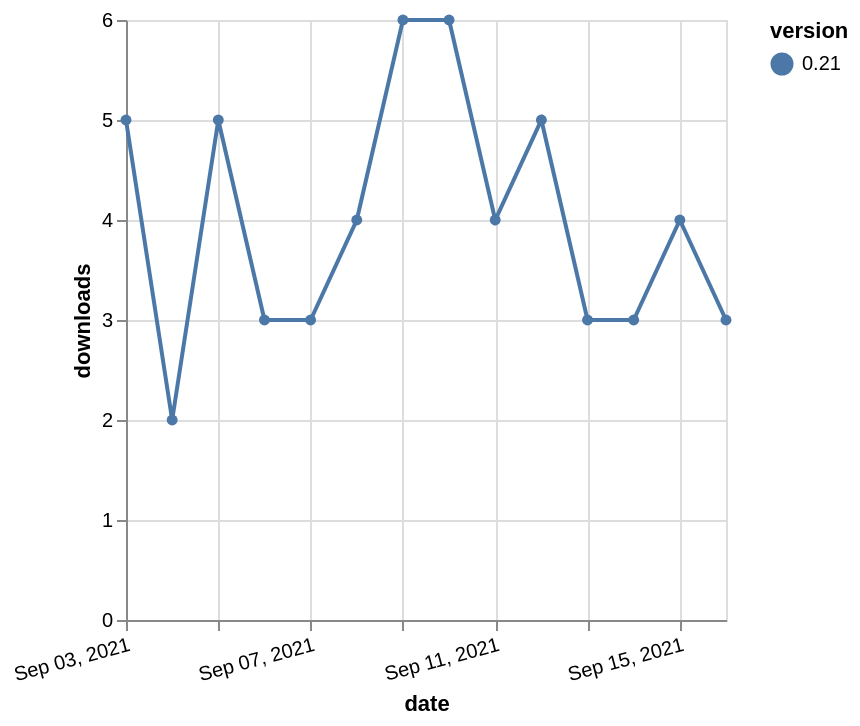

Specify this chart in Vega-Lite:
### Vega-Lite specification from a JSON file in a GitHub repository (floating-point values rounded to 4 significant figures)
{"$schema": "https://vega.github.io/schema/vega-lite/v5.json", "description": "A simple bar chart with embedded data.", "data": {"values": [{"date": "2021-09-03", "total": 16215, "delta": 5, "version": "0.21"}, {"date": "2021-09-04", "total": 16217, "delta": 2, "version": "0.21"}, {"date": "2021-09-05", "total": 16222, "delta": 5, "version": "0.21"}, {"date": "2021-09-06", "total": 16225, "delta": 3, "version": "0.21"}, {"date": "2021-09-07", "total": 16228, "delta": 3, "version": "0.21"}, {"date": "2021-09-08", "total": 16232, "delta": 4, "version": "0.21"}, {"date": "2021-09-09", "total": 16238, "delta": 6, "version": "0.21"}, {"date": "2021-09-10", "total": 16244, "delta": 6, "version": "0.21"}, {"date": "2021-09-11", "total": 16248, "delta": 4, "version": "0.21"}, {"date": "2021-09-12", "total": 16253, "delta": 5, "version": "0.21"}, {"date": "2021-09-13", "total": 16256, "delta": 3, "version": "0.21"}, {"date": "2021-09-14", "total": 16259, "delta": 3, "version": "0.21"}, {"date": "2021-09-15", "total": 16263, "delta": 4, "version": "0.21"}, {"date": "2021-09-16", "total": 16266, "delta": 3, "version": "0.21"}]}, "width": "container", "mark": {"type": "line", "point": {"filled": true}}, "encoding": {"x": {"field": "date", "type": "temporal", "timeUnit": "yearmonthdate", "title": "date", "axis": {"labelAngle": -15}}, "y": {"field": "delta", "type": "quantitative", "title": "downloads"}, "color": {"field": "version", "type": "nominal"}, "tooltip": {"field": "delta"}}}
